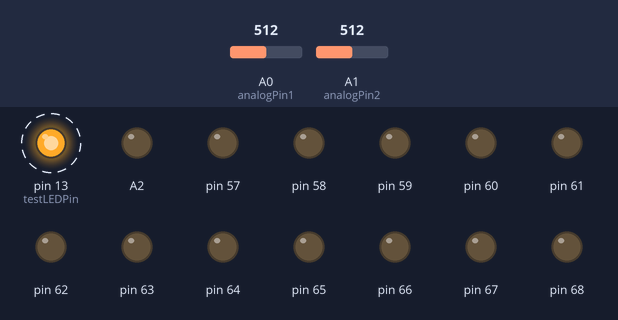
Bench run of a sketch on a simulated Arduino Mega 2560, built with avr-gcc and run on an emulated ATmega2560. Parts: output pins drawn as LEDs (lit = HIGH). Dashed ring = blinking. The test bench sets the inputs (shaded band); at power-on: A0 (analogPin1) = 512, A1 (analogPin2) = 512. What the sketch prints to the serial monitor is not drawn.

Above: at 0.07 s.
Timing chart, 0 to 3.0 s (numbered marks = the images above):
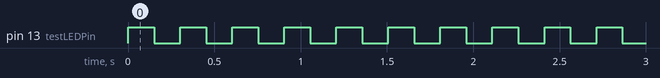

Measured:
- by itself, pin 13 (testLEDPin): alternates HIGH for 0.15 s and LOW for 0.15 s

The sketch:

DJ_Pressure_Transducer.ino
```cpp
// Kelvin Po Jul 12, 2018
// For reading two DJ Instruments MOD DF2-SS-02-250-5V Pressure Transducers

#include "Definitions.h"

//Constants
const double RESOLUTION = 1023.0;
const double PTRANGE = 4.0;
const double REFERENCE = 5.0;
const int delayTime = 150;
double maxPSI = 250.0;
// double m = maxPSI*((PTRANGE/REFERENCE)*RESOLUTION);
double m1 = 70.166;
double b1 = -30.662;
double m2 = 71.429;
double b2 = -35.714;

//Pressure variables
double readVal1;
double readVal2;
double pressure1;
double pressure2;
double voltage1;
double voltage2;


void setup()
{

	pinMode(analogPin1, INPUT); //Pressure transducer 1
	pinMode(analogPin2, INPUT); //Pressure transducer 2
	pinMode(testLEDPin, OUTPUT);

  //ground other analog input to minimze interference
	  for (int i = A2; i <= A15; i++) {
	  pinMode(i, OUTPUT);
	  digitalWrite(i, LOW);

	}
	Serial.begin(9600);
}

void loop()
{
	readVal1 = analogRead(analogPin1);
	readVal2 = analogRead(analogPin2);
	voltage1 = readVal1*REFERENCE/RESOLUTION;
	voltage2 = readVal2*REFERENCE/RESOLUTION;

	//For troubleshooting
		// Serial.print("read: ");
		// Serial.print(readVal1);
		// Serial.print(", ");
		// Serial.print(readVal2);
		// Serial.print(", voltage: ");
		// Serial.print(voltage1);
		// Serial.print(", ");
		// Serial.print(voltage2);

	pressure1 = voltage1*m1 + b1;
	pressure2 = voltage2*m2 + b2;

	Serial.print(pressure1);
	Serial.print(", PSI, ");
	Serial.print(pressure2);
	Serial.println(" PSI");
	digitalWrite(testLEDPin, HIGH);
	delay(delayTime);
	digitalWrite(testLEDPin, LOW);
	delay(delayTime);

}
```

Definitions.h
```cpp
#ifndef DEF_H
#define DEF_H

//Definitions for the DJ Pressure Transducer ino file

#define analogPin1 A0
#define analogPin2 A1
#define testLEDPin 13

#endif
```
